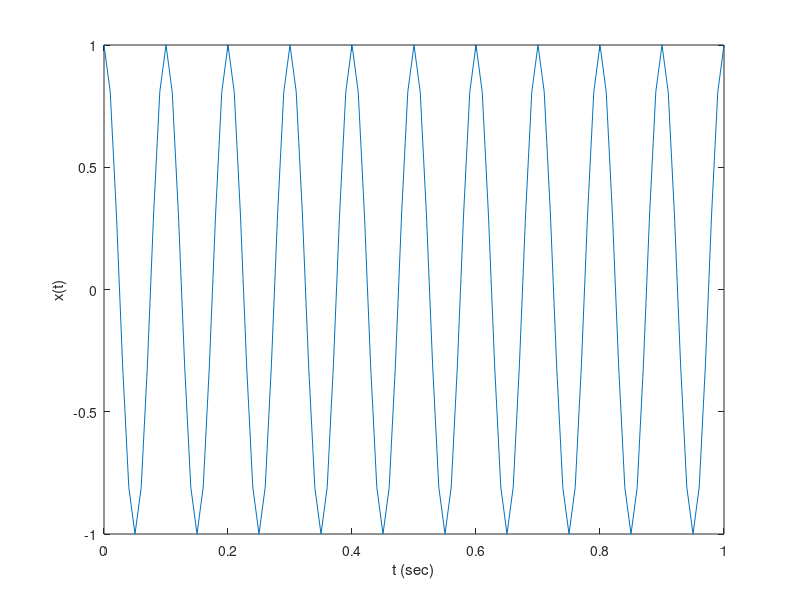
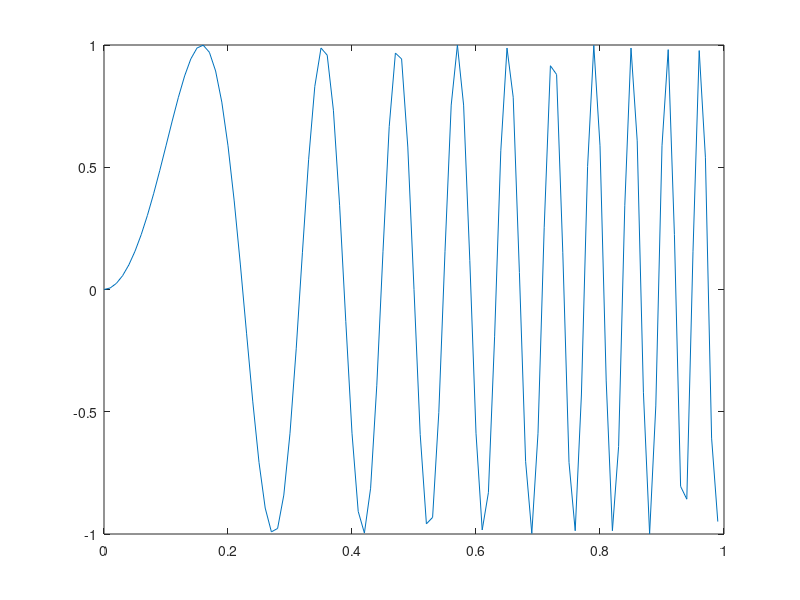
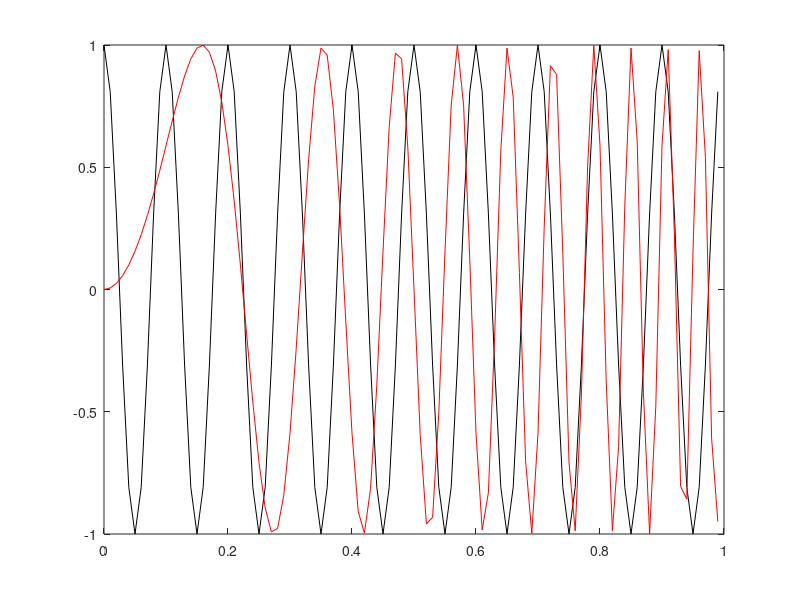

Reproduce these figures in MATLAB, in order. (Note: this script raises an error after producing the figures.)

% Soft Introduction to Matlab
% Numerical Computations

%********   CREATING VECTORS AND MATRICES *******************************
%************************************************************************
 clear all                % clear all variables
 clf	                  % clear all figures
display ('************ row and column vectors ******************')
% row and column vectors
 x=[ 1 2 3 4]	          % row vector
 y=x'                     % column vector
 
 pause
 display('how to check the dimensions of these vectors?')
 pause
 display('********** "whos" ********')
 pause
% To see the dimension use
 whos
 
 pause
 display('Another way to express the column vector:[. ; . ;  .]')
% Another way to express the column vector y
 y=[1;2;3;4] 
 
pause
display('what is the first entry if this vector?')
pause
% First entry of vector y
y(1)

display('what if we type y(0)?')
% y(0)
% Matlab indicates
% index must either be real positive integers or logicals
pause
display('ERROR: Subscript indices must either be real positive integers or logicals!!')

pause

display(' First to third entries of column vector y')
pause
% First to third entry of column vector y
y(1:3)

pause
display('Third  to first entry in the row vector x')
pause
% third to first entry in the row vector x
x(3:-1:1)
pause

display('matrix A with rows [1 2], [3 4] and [5 6]')
% Matrices are constructed as concatenation of rows (or columns)
A=[ 1 2; 3 4; 5 6]    % matrix A with rows [1 2], [3 4] and [5 6]

pause
display('***** Different approaches to create a vector *******')
pause
display('vector with entries 0 to 10 increased by 1, n=1:10')

% Different approaches to create a vector corresponding to a sequence of
% numbers
n=0:10     % vector with entries 0 to 10 increased by 1
display('n =[0:10] command returns the same with the above one')
% or
n=[0:10]

pause
display('vector with entries from 0 to 10 increased by 2')
pause
n1=0:2:10  % vector with entries from 0 to 10 increased by 2

pause
display('combination of these vectors: nn1')
nn1=[n n1]    % combination of vectors

pause

display('***********  VECTORIAL OPERATIONS  ******************')
%********   VECTORIAL OPERATIONS   ****************************************
%**************************************************************************
pause
display('multiplication by a constant: z=3x')
display('x=[1 2 3 4]')
% multiplication by a constant
z=3*x   
pause
display('multiplication of entries of two vectors x and x = elementwise!')
% multiplication of entries of two vectors
v=x.*x
pause
display(' multiplication of row vector x by column vector tranpose(x)')
% multiplication of x (row vector) by x'(column vector)
w=x*x' 
pause

display('*********** Solution of linear set of equations Ax=b ********')
% Solution of linear set of equations Ax=b
pause
display('lets say A is 3by3 matrix')
A=[1 0 0; 2 2 0;3 3 3]         % 3x3 matrix
pause

display('determinant A?')
pause
t=det(A)                     	% MATLAB function that calculates determinant
pause

display('...and b is a column vector')
b=[2 2 2]'        				% column vector
pause

display('if Ax=b, what is x?')
pause
x=inv(A)*b     				% MATLAB function that inverts a matrix
display('inv() command inverts a matrix')
pause

display('>>>>>>>>> Display <<<<<<<<<<<<<<<<<<')
display('MATLAB function that displays the text in command window')
% MATLAB function that displays the text in ' '
pause
disp(' Ax=b')	

pause

display('Another way to solve linear set of equations: x=b^T/A^T')
% Another way to solve this set of equations is
x=b'/A'
pause

display('************* special vectors and matrices **********************')
pause
display('**** ones ****')
 % special vectors and matrices
    x=ones(1,10)                % row of ten 1s
pause
    A=ones(5,5)                 % matrix of 5x5 1s
pause
display('**** zeros ****')
    x1=[x zeros(1,5)]           % vector with previous x and 5 0s
pause
    A(2:5,2:5)=zeros(4,4)       % zeros in rows 2-5, columns 2-5
pause
display('******* samples from Uniform pdf ****************')
    y=rand(1,10)                % row vector with 10 random values (uniformly
                                % distributed in [0,1]
pause
display('******** samples from Gaussian pdf ****************')
    y1=randn(1,10) 			    % row vector with 10 random values
                                % (Gaussian distribution)
pause                                

display('********** Using BUILT-IN FUNCTIONS ******************************')
% ********** Using Built-in Functions *************************************
% *************************************************************************
display('MATLAB provides a large number of built-in functions. The following script uses some of them: cos,plot,stem,,sound etc. ')
pause
display('plot the function x=cos(2*pi*t/0.1)')
pause
% using built-in functions
    t=0:0.01:1;    % time vector from 0 to 1 with interval of 0.01
    x=cos(2*pi*t/0.1);   	% cos processes each of the entries in
       						% vector t to get the corresponding value in vector x
    % plotting the function x
    figure(1)   % numbers the figure
    plot(t,x)   % interpolated continuous plot
    xlabel('t (sec)')   % label of x-axis
    ylabel('x(t)')      % label of y-axis
    pause
    display('lets hear it : sound ()')
     % let's hear it
    %sound(1000*x,10000)

 pause
 display('>>>> create a CHIRP <<<<<<')
% create a chirp which is a sinusoid for which the frequency is varying with time
    y=sin(2*pi*t.^2/.1);    % notice the dot in the squaring
                                     % t was defined before
                                     display(' y=sin(2*pi*t.^2/.1)')
    %sound(1000*y,10000) 	% to listen to the sinusoid
    figure(2)			    % numbering of the figure
pause
display('plot the chirp y')
    plot(t(1:100),y(1:100)) % plotting of 100 values of y
pause
display('plotting x(sinusoid) and y(chirp)on same plot')
    figure(3)
    plot(t(1:100),x(1:100),'k',t(1:100),y(1:100),'r') % plotting x and y on same plot
pause

display('Other built-in functions are...')
display('sin, tan, acos, asin, atan, atan2, log, log10, exp, etc.')

display('Find out what each does using "help" and obtain a listing of all the functions in the signal processing toolbox.')

pause
display('////////////   pi and j /////////////////')
% pi and j
 pi = pi
 j = j
 i = i
 
pause

display('*********** Creating your Own Functions ***********************')
%********** Creating your Own Functions ***********************************
%**************************************************************************
pause
display('!check out f.m file to see how the function "f= y=x*exp(-sin(x))/(1+x^2" is built')
display('y=f(2)')
% !check out the function f.m file to see how it is built

%% The following file is for a function  f with input a scalar x and
%% output the scalar y related by a mathematical function:
 %% function y=f(x)
 %%    y=x*exp(-sin(x))/(1+x^2)

y = f(2)

pause

display('To compute the value of the function for a vector as input:x=0:0.1:100; ')
pause
display('find y=f(x) and plot')
%To compute the value of the function for a vector as input
x=0:0.1:100;                % create an input vector x
N=length(x);                % find the length of x
y=zeros(1,N);               % initialize the output y to zeros
    for n=1:N,              % for the variable n from 1 to N, compute
        y(n)=f(x(n));       % the function
    end
figure(3)
plot(x,y)
grid                        % put a grid on the figure
title('Function f(x)')	
xlabel('x')	
ylabel('y')	

pause

%  !check out the ff.m file for to see how function "ff" is built

%% function yy=ff(x)		
%%        % vectorial function
%%        yy=x.*exp(-sin(x))./(1+x);

 pause
 display('NOTE: When we use a function, the names of the variables used in the script')
  display('that calls the function do not need to coincide with the ones in the definition of the function')
 % When we use a function, the names of the variables used in the script
 % that calls the function do not need to coincide with the ones in the 
 % definition of the function ---consider the following script:   
 pause
 
 display('Another function: ff')
 pause
 display('compute z=ff(x) and plot z vs x')
 z=ff(x);     % x defined before,
              % z instead of yy is the output of the function ff
 figure(4)
 plot(x,z); grid
 title('Function ff(x)') % MATLAB function that puts title in plot
 xlabel('x') % MATLAB function to label x-axis
 ylabel('z')  % MATLAB function to label y-axis
 pause
 
 display('****** Difference between "plot" and "stem" *********')
 % Difference between "plot" and "stem"
 pause
 display('stem(x(1:30),z(1:30))')
 stem(x(1:30),z(1:30))
 grid
 title('Function ff(x)')
 xlabel('x')
 ylabel('z')
 
 pause
 display('$$$$$$$$$  More on Plotting  $$$$$$$$$$$$$')
 pause
% ************ More on Plotting *******************************************
% *************************************************************************
display('plot 4figures in one plot!')
 subplot(221)
 plot(x,y)
 subplot(222)
 plot(x,z)
 subplot(223)
 stem(x,y)
 subplot(224)
 stem(x,z)
 
 pause
 
 %modification of the above code
 subplot(221)
 plot(x,y)
 axis([0 100 0 3])
 subplot(222)
 plot(x,z)
 axis([0 100 0 3])
 subplot(223)
 stem(x,y)
 axis([0 100 0 3])
 subplot(224)
 stem(x,z)
 axis([0 100 0 3])
 
 display('$$$$$$$$$ Saving and Loading Data $$$$$$$$$$$$$')
% ************ Saving and Loading Data ************************************
% *************************************************************************
pause
display('generate a vector with 2 columns and save it')
 x=0:3:360;
 y=sin(x*pi/180);    % sine computes the argument in radians
 xy=[x' y'];         % vector with 2 columns one for x'
                     % and  another for y'
 save sine.mat xy
 pause
 display('!!!Check your current folder to see the saved sine.mat file')
 pause
 
 display('...first clear workspace')
 clear all
 
 pause
 display('...then load this)')
 load sine
 
 pause
 display('you know how to check its size now...')
 whos            %to check its size
 
 pause
 display('Verify this and plot the values ')
 %Verify this and plot the values by using
  x=xy(:,1);
  y=xy(:,2);
  stem(x,y)
 
 pause
 
 display('(((((  close all figures for visual peace )))))')
 close all
 pause
 
 display('>>>>>>>>> Using Matlab data files  <<<<<<<<<<<<<<<')

% ************ Using Matlab data files ************************************
% *************************************************************************
pause
display('load recording of a train whistle, which accompanies the sampled signal y(n) ')
% recording of a train whistle, sampled at the rate of Fs samples/second,
% which accompanies the sampled signal y(n)
 clear all
 load train
 whos
 pause
 display('plot y')
 %sound(y,Fs)
 figure(2)
 plot(y)
 
pause

display('MATLAB also provides two-dimensional signals, or images, such as...')
% MATLAB also provides two-dimensional signals, or images, such as...
clear all
load clown
whos
pause
display('display in gray')
% display in gray
colormap('gray')
imagesc(X)
pause
display('or display in color')

%or display in color
colormap('hot')
imagesc(X) 

 
